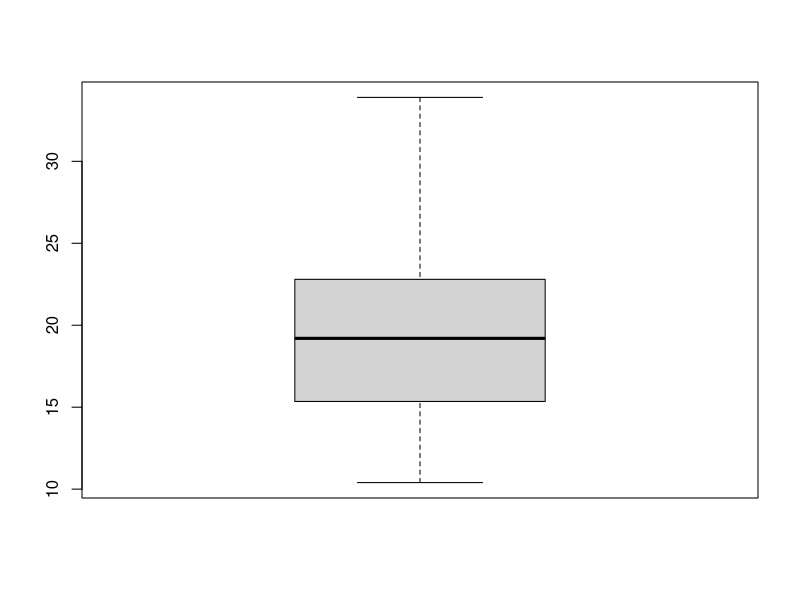
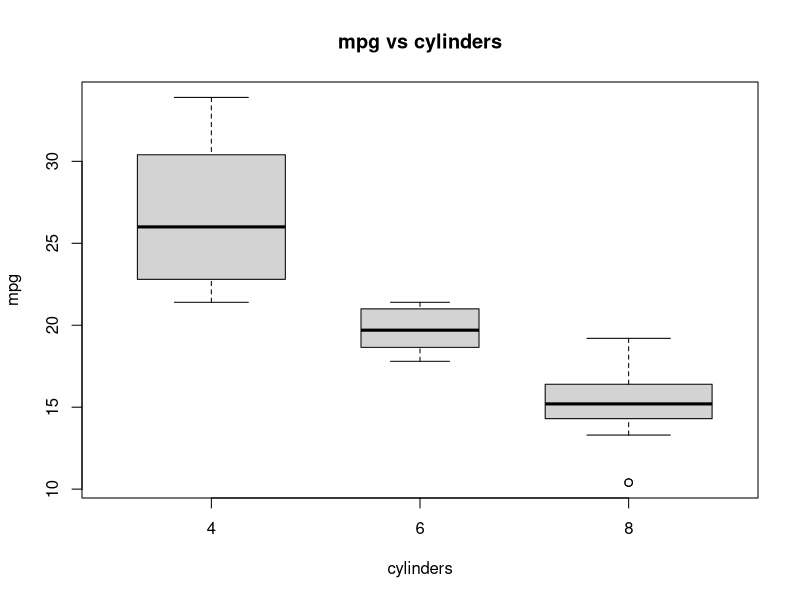

Recreate these plots in R, in order.
# Copyright Mark Niemann-Ross, 2017
# Author: Mark Niemann-Ross. mark.niemannross@gmail.com
# Watch the video at https://www.linkedin.com/learning/r-for-data-science-lunchbreak-lessons/data-frames-rbind?trk=insiders_215756_learning
# Discuss at https://groups.google.com/d/forum/r-for-data-science-lunchbreak-lessons
# LinkedIn: https://www.linkedin.com/in/markniemannross/
# Github: https://github.com/mnr
# More Learning: http://niemannross.com/link/mnratlil
# Description: base graphics: boxplot
# affiliate: https://linkedin-learning.pxf.io/rweekly_boxplot

boxplot(mtcars$mpg)
boxplot(mpg ~ cyl, data = mtcars, col = "lightgray", varwidth = TRUE, 
        main = "mpg vs cylinders",
        ylab = "mpg",xlab = "cylinders")
fivenum(mtcars$mpg) # the numbers used to create the boxplot
